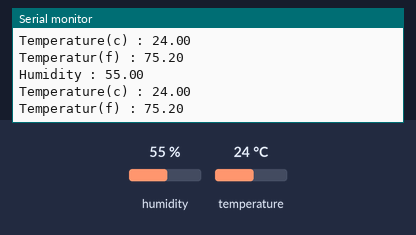
Bench run of a sketch on a simulated Arduino Uno, built with avr-gcc and run on an emulated ATmega328P. On the bench: the last lines printed to the serial monitor. The inputs (shaded band) are chosen by the test bench; at power-on: humidity 55 %, temperature 24 °C.

Above: at 2.8 s.
2.9 s: humidity set to 22 %
At 5.5 s:
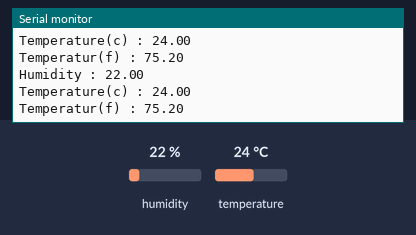
5.6 s: temperature set to 12 °C
At 7.5 s:
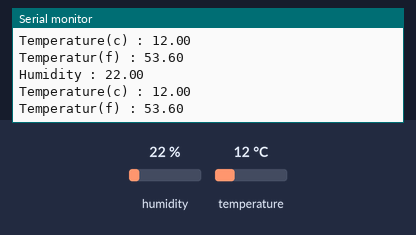
8.3 s: humidity set to 40 %
At 11.0 s:
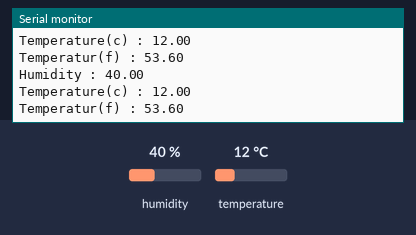
Timing chart, 0 to 12.5 s (numbered marks = the images above; inputs shaded):
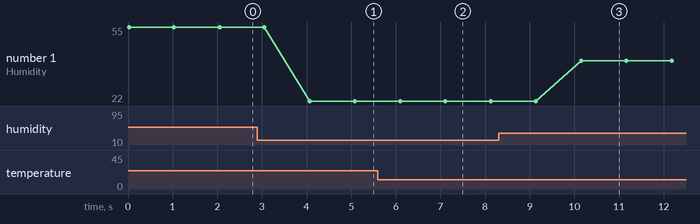

The sketch:

DHTreading.ino
```cpp
#include <DHT.h>
DHT dht(13 , DHT11); //creating an object with the pin and DHTTYPE

void setup()
{
  Serial.begin(9600); //initializing a serial connection at 9600 baud rate
  dht.begin(); //initializing dht
}

void loop()
{
  float h = dht.readHumidity(); //reading the humidity
  float t1 = dht.readTemperature(); //reading temperature(celcius)
  float t2 = dht.readTemperature(true); //reading temperature(Farenheit)

  Serial.print("Humidity : ");
  Serial.println(h);

  Serial.print("Temperature(c) : ");
  Serial.println(t1);

  Serial.print("Temperatur(f) : ");
  Serial.println(t2);

  delay(1000);
}
```

Measured:
- after the input at 2.9 s, the serial monitor: prints a new line after 1.2 s (image 1)
- after the input at 5.6 s, the serial monitor: prints a new line after 0.52 s (image 2)
- after the input at 8.3 s, the serial monitor: prints a new line after 1.9 s (image 3)
- plotted number 1: 55 → 22 after the input at 2.9 s, 22 → 40 after the input at 8.3 s
